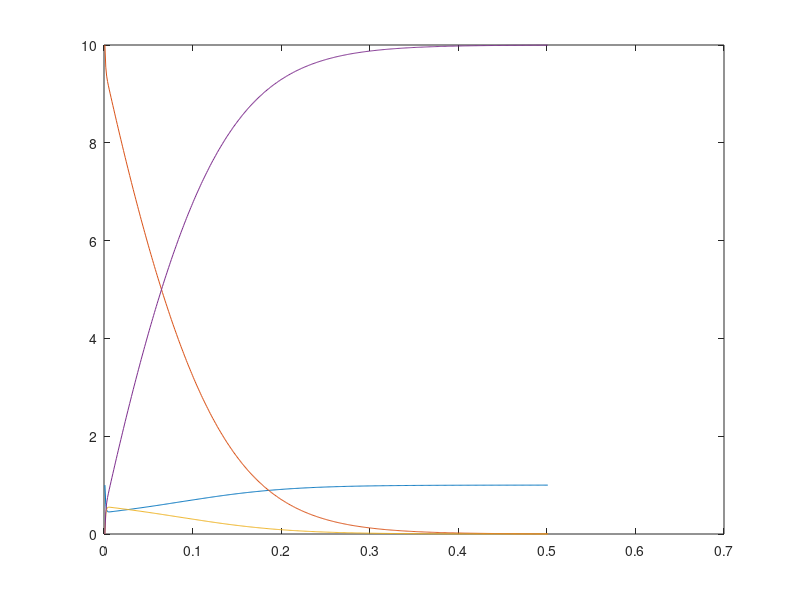

MATLAB code to generate this figure:
clear;clc

e_init = 1;
s_init = 10;
es_init = 0;
p_init = 0;
K1 = 100;
K2 = 600;
K3 = 150;
N = 500;
h = 0.001;

y = [e_init, s_init, es_init, p_init]';
y_plot = [];
y_plot = [y_plot, y];

for i=1:N
    k1 = h*[-K1*y(1)*y(2)+(K2+K3)*y(3); -K1*y(1)*y(2)+K2*y(3); K1*y(1)*y(2)-(K2+K3)*y(3); K1*y(1)*y(2)-K2*y(3)];
    y2 = y + 0.5*k1;
    k2 = h*[-K1*y2(1)*y2(2)+(K2+K3)*y2(3); -K1*y2(1)*y2(2)+K2*y2(3); K1*y2(1)*y2(2)-(K2+K3)*y2(3); K1*y2(1)*y2(2)-K2*y2(3)];
    y3 = y + 0.5*k2;
    k3 = h*[-K1*y3(1)*y3(2)+(K2+K3)*y3(3); -K1*y3(1)*y3(2)+K2*y3(3); K1*y3(1)*y3(2)-(K2+K3)*y3(3); K1*y3(1)*y3(2)-K2*y3(3)];
    y4 = y + k3;
    k4 = h*[-K1*y4(1)*y4(2)+(K2+K3)*y4(3); -K1*y4(1)*y4(2)+K2*y4(3); K1*y4(1)*y4(2)-(K2+K3)*y4(3); K1*y4(1)*y4(2)-K2*y4(3)];
    y = y + 1/6*(k1 + 2*k2 + 2*k3 + k4);
    y_plot = [y_plot, y];
end

plot([1:N+1]*h, y_plot);
hold on;



